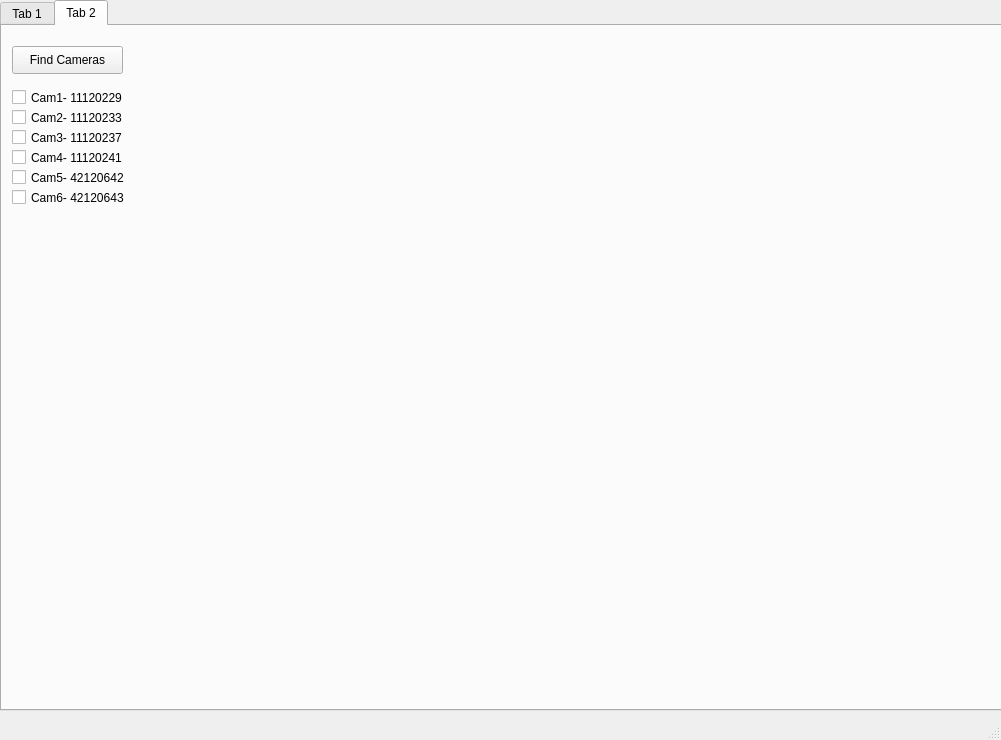
<?xml version="1.0" encoding="UTF-8"?>
<ui version="4.0">
 <class>MainWindow</class>
 <widget class="QMainWindow" name="MainWindow">
  <property name="geometry">
   <rect>
    <x>0</x>
    <y>0</y>
    <width>1001</width>
    <height>740</height>
   </rect>
  </property>
  <property name="windowTitle">
   <string>MainWindow</string>
  </property>
  <widget class="QWidget" name="centralwidget">
   <widget class="QTabWidget" name="tabWidget">
    <property name="geometry">
     <rect>
      <x>0</x>
      <y>0</y>
      <width>1011</width>
      <height>711</height>
     </rect>
    </property>
    <property name="currentIndex">
     <number>1</number>
    </property>
    <widget class="QWidget" name="tab">
     <attribute name="title">
      <string>Tab 1</string>
     </attribute>
     <widget class="QPushButton" name="pushButton">
      <property name="geometry">
       <rect>
        <x>0</x>
        <y>0</y>
        <width>93</width>
        <height>28</height>
       </rect>
      </property>
      <property name="text">
       <string>Live View</string>
      </property>
     </widget>
     <widget class="QPushButton" name="pushButton_2">
      <property name="geometry">
       <rect>
        <x>450</x>
        <y>0</y>
        <width>93</width>
        <height>28</height>
       </rect>
      </property>
      <property name="text">
       <string>Load</string>
      </property>
     </widget>
     <widget class="QPushButton" name="pushButton_3">
      <property name="geometry">
       <rect>
        <x>320</x>
        <y>0</y>
        <width>93</width>
        <height>28</height>
       </rect>
      </property>
      <property name="text">
       <string>Save</string>
      </property>
     </widget>
     <widget class="QPushButton" name="pushButton_4">
      <property name="geometry">
       <rect>
        <x>180</x>
        <y>0</y>
        <width>93</width>
        <height>28</height>
       </rect>
      </property>
      <property name="text">
       <string>Stop</string>
      </property>
     </widget>
     <widget class="QPushButton" name="pushButton_5">
      <property name="geometry">
       <rect>
        <x>90</x>
        <y>0</y>
        <width>93</width>
        <height>28</height>
       </rect>
      </property>
      <property name="text">
       <string>Start</string>
      </property>
     </widget>
     <widget class="QPushButton" name="pushButton_7">
      <property name="geometry">
       <rect>
        <x>420</x>
        <y>0</y>
        <width>31</width>
        <height>28</height>
       </rect>
      </property>
      <property name="text">
       <string>&lt;</string>
      </property>
     </widget>
     <widget class="QPushButton" name="pushButton_8">
      <property name="geometry">
       <rect>
        <x>540</x>
        <y>0</y>
        <width>31</width>
        <height>28</height>
       </rect>
      </property>
      <property name="text">
       <string>&gt;</string>
      </property>
     </widget>
     <widget class="QPushButton" name="pushButton_9">
      <property name="geometry">
       <rect>
        <x>290</x>
        <y>0</y>
        <width>31</width>
        <height>28</height>
       </rect>
      </property>
      <property name="text">
       <string>x</string>
      </property>
     </widget>
     <widget class="QWidget" name="gridLayoutWidget">
      <property name="geometry">
       <rect>
        <x>0</x>
        <y>70</y>
        <width>991</width>
        <height>201</height>
       </rect>
      </property>
      <layout class="QGridLayout" name="gridLayout"/>
     </widget>
     <widget class="QLabel" name="label">
      <property name="geometry">
       <rect>
        <x>20</x>
        <y>40</y>
        <width>51</width>
        <height>16</height>
       </rect>
      </property>
      <property name="text">
       <string>Cam 1</string>
      </property>
     </widget>
     <widget class="QScrollArea" name="scrollArea">
      <property name="geometry">
       <rect>
        <x>0</x>
        <y>490</y>
        <width>481</width>
        <height>171</height>
       </rect>
      </property>
      <property name="sizePolicy">
       <sizepolicy hsizetype="Ignored" vsizetype="Ignored">
        <horstretch>255</horstretch>
        <verstretch>255</verstretch>
       </sizepolicy>
      </property>
      <property name="widgetResizable">
       <bool>true</bool>
      </property>
      <widget class="QWidget" name="scrollAreaWidgetContents">
       <property name="geometry">
        <rect>
         <x>0</x>
         <y>0</y>
         <width>479</width>
         <height>169</height>
        </rect>
       </property>
       <widget class="QTextEdit" name="textEdit">
        <property name="geometry">
         <rect>
          <x>20</x>
          <y>10</y>
          <width>104</width>
          <height>87</height>
         </rect>
        </property>
       </widget>
       <widget class="QScrollBar" name="horizontalScrollBar">
        <property name="geometry">
         <rect>
          <x>0</x>
          <y>150</y>
          <width>481</width>
          <height>16</height>
         </rect>
        </property>
        <property name="orientation">
         <enum>Qt::Horizontal</enum>
        </property>
       </widget>
       <widget class="QScrollBar" name="verticalScrollBar">
        <property name="geometry">
         <rect>
          <x>460</x>
          <y>0</y>
          <width>16</width>
          <height>151</height>
         </rect>
        </property>
        <property name="orientation">
         <enum>Qt::Vertical</enum>
        </property>
       </widget>
      </widget>
     </widget>
     <widget class="QScrollArea" name="scrollArea_2">
      <property name="geometry">
       <rect>
        <x>570</x>
        <y>470</y>
        <width>281</width>
        <height>101</height>
       </rect>
      </property>
      <property name="sizePolicy">
       <sizepolicy hsizetype="Expanding" vsizetype="Expanding">
        <horstretch>255</horstretch>
        <verstretch>255</verstretch>
       </sizepolicy>
      </property>
      <property name="verticalScrollBarPolicy">
       <enum>Qt::ScrollBarAlwaysOff</enum>
      </property>
      <property name="horizontalScrollBarPolicy">
       <enum>Qt::ScrollBarAlwaysOff</enum>
      </property>
      <property name="sizeAdjustPolicy">
       <enum>QAbstractScrollArea::AdjustToContents</enum>
      </property>
      <property name="widgetResizable">
       <bool>true</bool>
      </property>
      <widget class="QWidget" name="scrollAreaWidgetContents_2">
       <property name="geometry">
        <rect>
         <x>0</x>
         <y>0</y>
         <width>279</width>
         <height>99</height>
        </rect>
       </property>
       <widget class="QLabel" name="label_2">
        <property name="geometry">
         <rect>
          <x>20</x>
          <y>10</y>
          <width>55</width>
          <height>16</height>
         </rect>
        </property>
        <property name="text">
         <string>TextLabel</string>
        </property>
       </widget>
      </widget>
     </widget>
     <widget class="QWidget" name="widget" native="true">
      <property name="geometry">
       <rect>
        <x>80</x>
        <y>340</y>
        <width>120</width>
        <height>80</height>
       </rect>
      </property>
      <property name="sizePolicy">
       <sizepolicy hsizetype="Preferred" vsizetype="Preferred">
        <horstretch>200</horstretch>
        <verstretch>200</verstretch>
       </sizepolicy>
      </property>
     </widget>
    </widget>
    <widget class="QWidget" name="tab_2">
     <attribute name="title">
      <string>Tab 2</string>
     </attribute>
     <widget class="QPushButton" name="pushButton_6">
      <property name="geometry">
       <rect>
        <x>10</x>
        <y>20</y>
        <width>111</width>
        <height>28</height>
       </rect>
      </property>
      <property name="text">
       <string>Find Cameras</string>
      </property>
     </widget>
     <widget class="QCheckBox" name="checkBox">
      <property name="geometry">
       <rect>
        <x>10</x>
        <y>60</y>
        <width>141</width>
        <height>23</height>
       </rect>
      </property>
      <property name="text">
       <string>Cam1- 11120229</string>
      </property>
     </widget>
     <widget class="QCheckBox" name="checkBox_2">
      <property name="geometry">
       <rect>
        <x>10</x>
        <y>80</y>
        <width>141</width>
        <height>23</height>
       </rect>
      </property>
      <property name="text">
       <string>Cam2- 11120233</string>
      </property>
     </widget>
     <widget class="QCheckBox" name="checkBox_3">
      <property name="geometry">
       <rect>
        <x>10</x>
        <y>100</y>
        <width>141</width>
        <height>23</height>
       </rect>
      </property>
      <property name="text">
       <string>Cam3- 11120237</string>
      </property>
     </widget>
     <widget class="QCheckBox" name="checkBox_4">
      <property name="geometry">
       <rect>
        <x>10</x>
        <y>120</y>
        <width>141</width>
        <height>23</height>
       </rect>
      </property>
      <property name="text">
       <string>Cam4- 11120241</string>
      </property>
     </widget>
     <widget class="QCheckBox" name="checkBox_5">
      <property name="geometry">
       <rect>
        <x>10</x>
        <y>140</y>
        <width>141</width>
        <height>23</height>
       </rect>
      </property>
      <property name="text">
       <string>Cam5- 42120642</string>
      </property>
     </widget>
     <widget class="QCheckBox" name="checkBox_6">
      <property name="geometry">
       <rect>
        <x>10</x>
        <y>160</y>
        <width>141</width>
        <height>23</height>
       </rect>
      </property>
      <property name="text">
       <string>Cam6- 42120643</string>
      </property>
     </widget>
    </widget>
   </widget>
  </widget>
  <widget class="QMenuBar" name="menubar">
   <property name="geometry">
    <rect>
     <x>0</x>
     <y>0</y>
     <width>1001</width>
     <height>22</height>
    </rect>
   </property>
  </widget>
  <widget class="QStatusBar" name="statusbar"/>
 </widget>
 <resources/>
 <connections/>
</ui>
